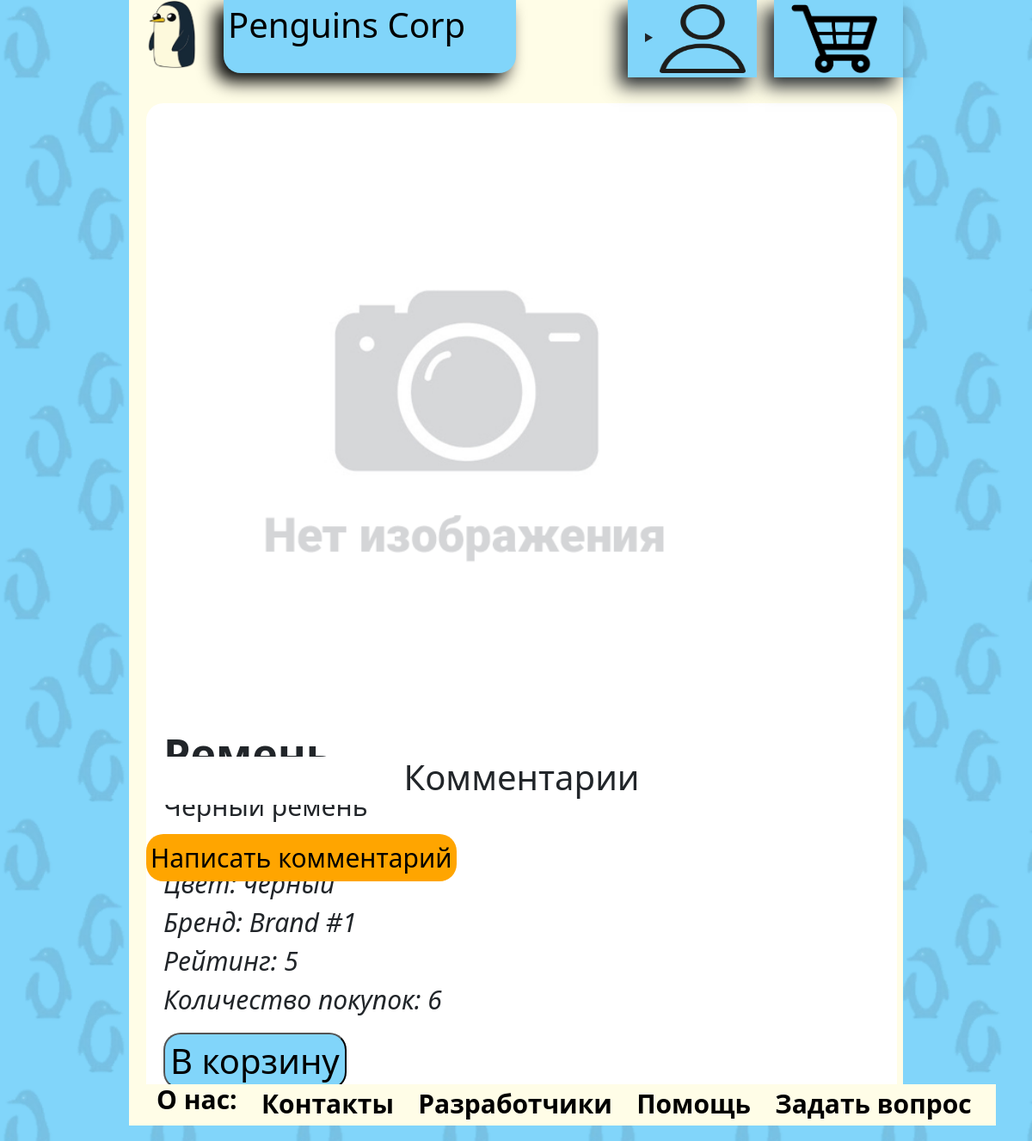
Page /product/5 (signed in) on the committed database.
### data/products.py (models this page shows)
class Products(SqlAlchemyBase, UserMixin):
    __tablename__ = 'products'
    id = sqlalchemy.Column(sqlalchemy.Integer,
                           primary_key=True, autoincrement=True)
    title = sqlalchemy.Column(sqlalchemy.String, nullable=True)
    category = sqlalchemy.Column(sqlalchemy.Integer, sqlalchemy.ForeignKey("category.id"))
    color = sqlalchemy.Column(sqlalchemy.Integer, sqlalchemy.ForeignKey("colors.id"), nullable=True)
    shop = sqlalchemy.Column(sqlalchemy.Integer, sqlalchemy.ForeignKey("shops.id"), nullable=True)
    price = sqlalchemy.Column(sqlalchemy.Integer, nullable=True)
    about = sqlalchemy.Column(sqlalchemy.String, nullable=True)
    rating = sqlalchemy.Column(sqlalchemy.Integer, nullable=True)
    count = sqlalchemy.Column(sqlalchemy.Integer, nullable=True)
    image = sqlalchemy.Column(sqlalchemy.String, nullable=True)
    shops = orm.relation('Shops', back_populates='products')
    categories = orm.relation("Category",
                              secondary="products_to_category",
                              backref="products")
    colors = orm.relation("Colors",
                          secondary="products_to_colors",
                          backref="products")
    comments = orm.relation('Comments', back_populates='products')

### data/colors.py (models this page shows)
class Colors(SqlAlchemyBase, UserMixin):
    __tablename__ = 'colors'
    id = sqlalchemy.Column(sqlalchemy.Integer, primary_key=True,
                           autoincrement=True)
    name = sqlalchemy.Column(sqlalchemy.String, nullable=True)

### data/shops.py (models this page shows)
class Shops(SqlAlchemyBase, UserMixin):
    __tablename__ = 'shops'
    id = sqlalchemy.Column(sqlalchemy.Integer,
                           primary_key=True, autoincrement=True)
    title = sqlalchemy.Column(sqlalchemy.String, nullable=True)
    email = sqlalchemy.Column(sqlalchemy.String,
                              index=True, unique=True, nullable=True)
    user = sqlalchemy.Column(sqlalchemy.Integer, sqlalchemy.ForeignKey("users.id"), nullable=True)
    products = orm.relation('Products', back_populates='shops')
    users = orm.relation('Users', back_populates='shops', lazy='subquery')

### data/product_api.py (the view, shortened to what this page needs)
@blueprint.route('/product/<int:id>', methods=["GET", "POST"])
@login_required
def product(id):
    visits_count = int(request.cookies.get("visits_count", 0))
    res = make_response()
    res.set_cookie("visits_count", str(visits_count + 1),
                   max_age=60 * 60 * 24 * 365 * 2)
    colors = db_sess.query(Colors)
    categories = db_sess.query(Category)
    shops = db_sess.query(Shops)
    product = db_sess.query(Products).filter(Products.id == id).first()
    comments = db_sess.query(Comments).filter(Comments.product_id == id).all()
    users = db_sess.query(Users)
    product.count += 1
    db_sess.commit()
    flag = current_user.id in list(map(lambda x: users.filter(Users.id == x.author).first().id, comments))
    return render_template('product.html', title=product.title.capitalize(),
                           product=product, categories=categories, shops=shops,
                           colors=colors, Category=Category, Shops=Shops, Colors=Colors,
                           comments=comments, Comments=Comments, users=users, Users=Users,
                           current_user=current_user, flag=flag)

### data/db_session.py (called while the page is built)
def create_session() -> Session:
    global __factory
    return __factory()

### server.py (called while the page is built)
@login_manager.user_loader
def load_user(user_id):
    db_sess = db_session.create_session()
    return db_sess.query(Users).get(user_id)

### templates/product.html (shortened to what this page needs)
{% extends "base.html" %}
{% block content %}
    <div class="product">
        <div id="carouselExampleControls" class="carousel slide" data-ride="carousel">
            <div class="carousel-inner">
                {% for i in product.image.split(', ') %}
                    {% if loop.first %}
                        <div class="carousel-item active">
                            <img class="d-block w-100" src="{{ i }}">
                        </div>
                    {% else %}
                        <div class="carousel-item">
                            <img class="d-block w-100" src="{{ i }}">
                        </div>
                    {% endif %}
                {% endfor %}
            </div>
            <a class="carousel-control-prev" href="#carouselExampleControls" role="button" data-slide="prev">
                <span class="carousel-control-prev-icon" aria-hidden="true"></span>
            </a>
            <a class="carousel-control-next" href="#carouselExampleControls" role="button" data-slide="next">
                <span class="carousel-control-next-icon" aria-hidden="true"></span>
            </a>
        </div>
        <p><b>{{product.title.capitalize()}}</b>
        <br>{{product.about}}
        <br><i>Категория: {{categories.filter(Category.id == product.category).first().name}}
        <br>Цвет: {{colors.filter(Colors.id == product.color).first().name}}
        <br>Бренд: {{shops.filter(Shops.id == product.shop).first().title}}
        <br>Рейтинг: {{product.rating}}
        <br>Количество покупок: {{product.count}}</i></p>
        <form action="" method="post">
            <input type="submit" value="В корзину" class="product-btn"/>
        </form>
    </div>
    <div class="comment"><h1 align="center">Комментарии</h1></div>
    {% if current_user.is_authenticated and not flag%}
        <a href="/comment/{{ product.id }}" class="comment-btn">
            Написать комментарий
        </a>
    {% endif %}
        {% set a = 0 %}
{% endblock %}

### static/css/style.css (style rules this page uses)
.product { background: #ffffff; position: absolute; top: 120px; left: 20px; width: 97%; border-radius: 20px; padding: 20px; }
.product p { font-size: 30px; }
.product b { font-size: 50px; }
.product .carousel-inner img { height: 700px; border-radius: 20px; }
.product .carousel.slide { float: left; }
.product-btn, .product-btn:visited, .product-btn:hover, .product-btn:link { border-radius: 20px; background: #81d5fa; font-size: 40px; }
.comment { top: 880px; background: #ffffff; }
.comment-btn, .comment-btn:visited, .comment-btn:hover, .comment-btn:link { top: 970px; background: #ffa500; color: black; position: absolute; left: 20px; border-radius: 20px; font-size: 30px; text-decoration: none; padding: 5px; }
.comment, .comment-text { position: absolute; left: 20px; width: 97%; border-radius: 20px; }
body, html { height: 100%; margin: 0; }

### rows in the picture
Products: image (placeholder picture), title "Ремень", about "Черный ремень", filter "черный", filter "Brand #1", rating "5", count "6"
